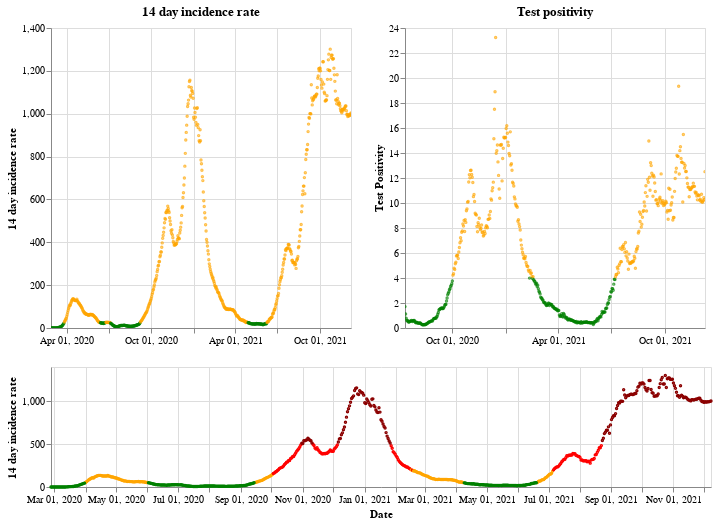

The cell this chart's notebook holds for it:
### Markdown cell above
## Wales

### Code cell
plot_traffic_light('Wales')

### Figure 1 — Vega-Lite specification as saved in the notebook (floating-point values rounded to 4 significant figures; data arrays with more than 128 entries replaced by an {"elided": "..."} marker saying what was removed)
{"config": {"view": {"continuousWidth": 400, "continuousHeight": 300}}, "vconcat": [{"hconcat": [{"mark": {"type": "point", "size": 2}, "encoding": {"color": {"condition": {"value": "green", "test": "(datum.twoWeeklyCasesRate <= 25)"}, "value": "orange"}, "tooltip": [{"type": "nominal", "field": "areaName"}, {"type": "temporal", "field": "date"}, {"type": "quantitative", "field": "twoWeeklyCasesRate"}, {"type": "quantitative", "field": "testPositivity"}], "x": {"type": "temporal", "axis": {"title": ""}, "field": "date", "scale": {"domain": {"selection": "DateBrush"}}, "timeUnit": "yearmonthdate"}, "y": {"type": "quantitative", "axis": {"title": "14 day incidence rate"}, "field": "twoWeeklyCasesRate"}}, "title": "14 day incidence rate", "width": 300}, {"mark": {"type": "point", "size": 2}, "encoding": {"color": {"condition": {"value": "green", "test": "(datum.testPositivity <= 4)"}, "value": "orange"}, "tooltip": [{"type": "nominal", "field": "areaName"}, {"type": "temporal", "field": "date"}, {"type": "quantitative", "field": "twoWeeklyCasesRate"}, {"type": "quantitative", "field": "testPositivity"}], "x": {"type": "temporal", "axis": {"title": ""}, "field": "date", "scale": {"domain": {"selection": "DateBrush"}}, "timeUnit": "yearmonthdate"}, "y": {"type": "quantitative", "axis": {"title": "Test Positivity"}, "field": "testPositivity"}}, "title": "Test positivity", "width": 300}]}, {"layer": [{"mark": {"type": "point", "size": 2}, "encoding": {"color": {"condition": {"value": "orange", "test": "(((datum.testPositivity < 4) && (datum.twoWeeklyCasesRate >= 50)) && (datum.twoWeeklyCasesRate < 200))"}, "value": "red"}, "opacity": {"condition": {"value": 1, "test": "((datum.twoWeeklyCasesRate >= 50) && (datum.twoWeeklyCasesRate < 500))"}, "value": 0}, "tooltip": [{"type": "nominal", "field": "areaName"}, {"type": "temporal", "field": "date"}, {"type": "quantitative", "field": "twoWeeklyCasesRate"}, {"type": "quantitative", "field": "testPositivity"}], "x": {"type": "temporal", "axis": {"title": "Date"}, "field": "date", "timeUnit": "yearmonthdate"}, "y": {"type": "quantitative", "axis": {"title": "14 day incidence rate"}, "field": "twoWeeklyCasesRate"}}, "selection": {"DateBrush": {"type": "interval", "encodings": ["x"], "fields": ["Time"]}}}, {"mark": {"type": "point", "size": 2}, "encoding": {"color": {"value": "darkred"}, "opacity": {"condition": {"value": 1, "test": "(datum.twoWeeklyCasesRate >= 500)"}, "value": 0}, "tooltip": [{"type": "nominal", "field": "areaName"}, {"type": "temporal", "field": "date"}, {"type": "quantitative", "field": "twoWeeklyCasesRate"}, {"type": "quantitative", "field": "testPositivity"}], "x": {"type": "temporal", "axis": {"title": "Date"}, "field": "date", "timeUnit": "yearmonthdate"}, "y": {"type": "quantitative", "axis": {"title": "14 day incidence rate"}, "field": "twoWeeklyCasesRate"}}}, {"mark": {"type": "point", "size": 2}, "encoding": {"color": {"condition": {"value": "green", "test": "((datum.testPositivity < 4) && (datum.twoWeeklyCasesRate < 50))"}, "value": "orange"}, "opacity": {"condition": {"value": 1, "test": "(datum.twoWeeklyCasesRate < 50)"}, "value": 0}, "tooltip": [{"type": "nominal", "field": "areaName"}, {"type": "temporal", "field": "date"}, {"type": "quantitative", "field": "twoWeeklyCasesRate"}, {"type": "quantitative", "field": "testPositivity"}], "x": {"type": "temporal", "axis": {"title": "Date"}, "field": "date", "timeUnit": "yearmonthdate"}, "y": {"type": "quantitative", "axis": {"title": "14 day incidence rate"}, "field": "twoWeeklyCasesRate"}}}], "height": 120, "width": 660}], "data": {"name": "data-ad61ed819e365957558273d3c09db5d3"}, "$schema": "https://vega.github.io/schema/vega-lite/v4.8.1.json", "datasets": {"data-ad61ed819e365957558273d3c09db5d3": {"elided": "651 records"}}}
